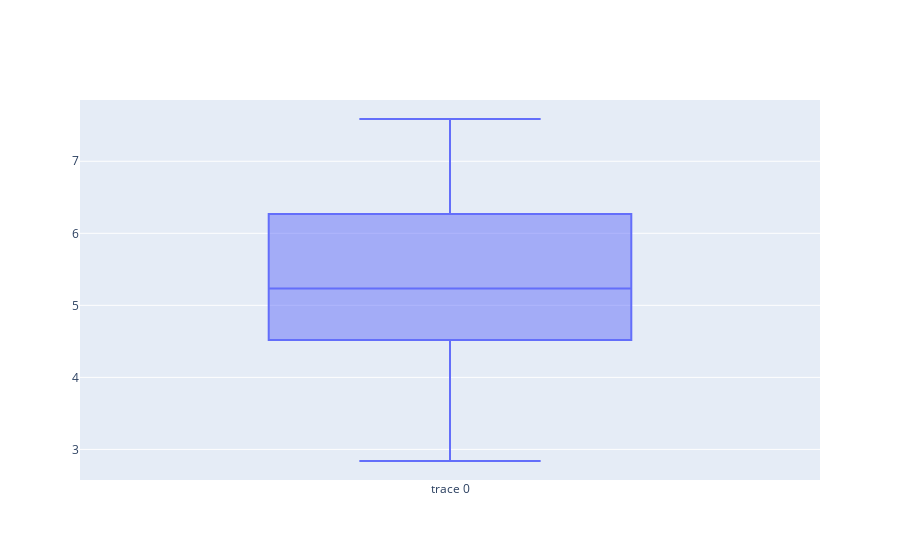

Notebook source saved alongside this figure:
### Code cell
# fig = px.box(df_2015.head(100), x="Country or region", y="Happiness Score", title="Distribution of Happiness Scores by Country")

# # Show the plot
# fig.show()
fig = go.Figure(data=[go.Box(y=df_2015["Happiness Score"]
 
              )])

fig.show()

### Figure 1 — Plotly figure (JSON) as saved in the notebook; plotly's stock layout.template omitted (floating-point values rounded to 4 significant figures; data arrays with more than 128 entries replaced by an {"elided": "..."} marker saying what was removed)
{"data": [{"type": "box", "y": {"elided": "158 float values"}}], "layout": {}}
